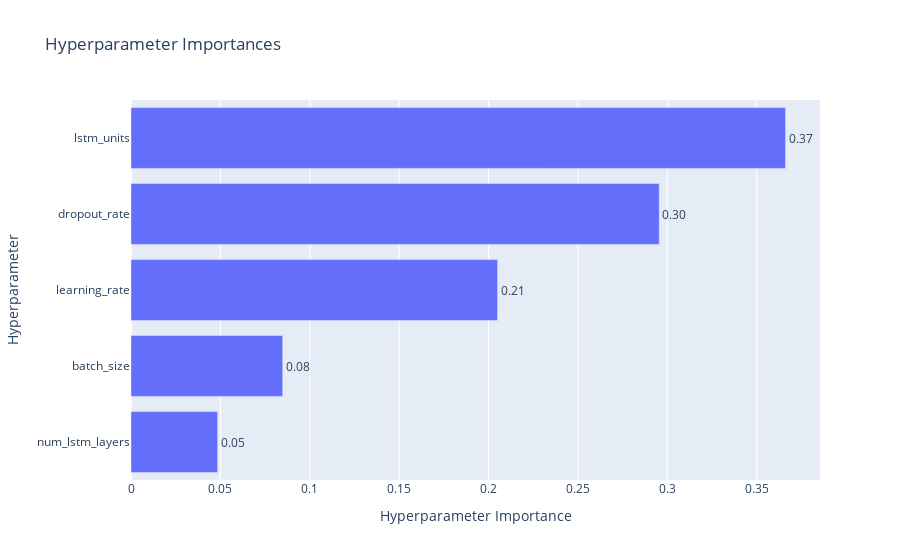
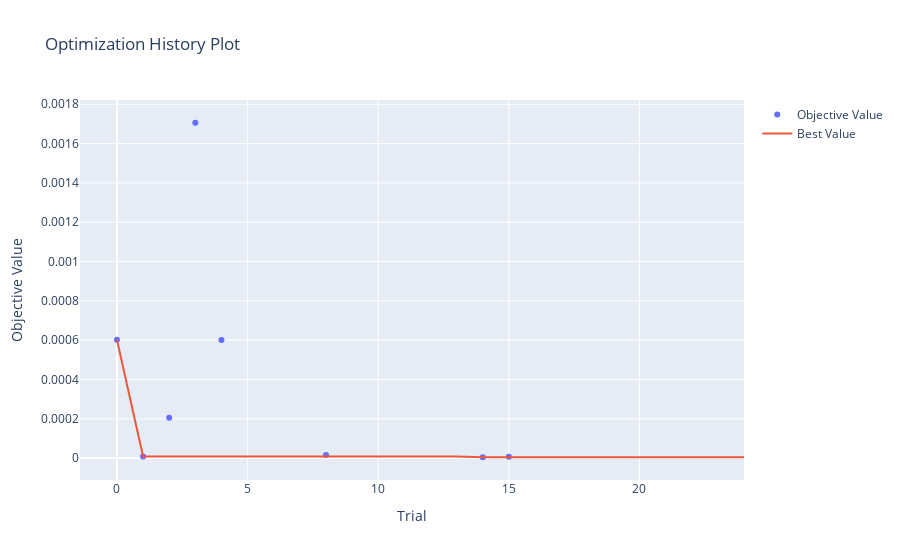
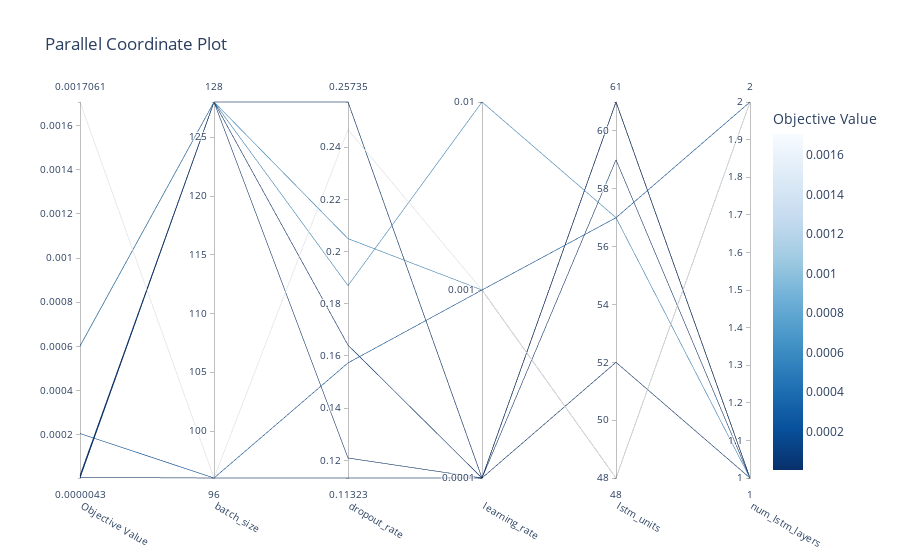

Notebook source saved alongside these figures, in order:
### Code cell
saving_path = os.path.join(RESULTS_PATH, "plots")
# Create the directory if it doesn't exist
os.makedirs(saving_path, exist_ok=True)

# Generate and optionally save visualizations
plot_and_save(study,plot_param_importances, "param_importances")
plot_and_save(study,plot_optimization_history, "optimization_history.png")
plot_and_save(study,plot_parallel_coordinate, "parallel_coordinates.png")

### Figure 1 — Plotly figure (JSON) as saved in the notebook; plotly's stock layout.template omitted (floating-point values rounded to 4 significant figures)
{"data": [{"cliponaxis": false, "hovertemplate": ["num_lstm_layers (IntDistribution): 0.04848514681774054<extra></extra>", "batch_size (IntDistribution): 0.08485724773777933<extra></extra>", "learning_rate (CategoricalDistribution): 0.20504849960365282<extra></extra>", "dropout_rate (FloatDistribution): 0.2954743908484824<extra></extra>", "lstm_units (IntDistribution): 0.3661347149923449<extra></extra>"], "name": "Objective Value", "orientation": "h", "text": ["0.05", "0.08", "0.21", "0.30", "0.37"], "textposition": "outside", "type": "bar", "x": [0.04849, 0.08486, 0.205, 0.2955, 0.3661], "y": ["num_lstm_layers", "batch_size", "learning_rate", "dropout_rate", "lstm_units"]}], "layout": {"title": {"text": "Hyperparameter Importances"}, "xaxis": {"title": {"text": "Hyperparameter Importance"}}, "yaxis": {"title": {"text": "Hyperparameter"}}}}

### Figure 2 — Plotly figure (JSON) as saved in the notebook; plotly's stock layout.template omitted (floating-point values rounded to 4 significant figures)
{"data": [{"mode": "markers", "name": "Objective Value", "type": "scatter", "x": [0, 1, 2, 3, 4, 8, 14, 15], "y": [0.0006019, 8.277e-06, 0.0002056, 0.001706, 0.0006008, 1.619e-05, 4.33e-06, 6.385e-06]}, {"mode": "lines", "name": "Best Value", "type": "scatter", "x": [0, 1, 2, 3, 4, 5, 6, 7, 8, 9, 10, 11, 12, 13, 14, 15, 16, 17, 18, 19, 20, 21, 22, 23, 24], "y": [0.0006019, 8.277e-06, 8.277e-06, 8.277e-06, 8.277e-06, 8.277e-06, 8.277e-06, 8.277e-06, 8.277e-06, 8.277e-06, 8.277e-06, 8.277e-06, 8.277e-06, 8.277e-06, 4.33e-06, 4.33e-06, 4.33e-06, 4.33e-06, 4.33e-06, 4.33e-06, 4.33e-06, 4.33e-06, 4.33e-06, 4.33e-06, 4.33e-06]}, {"marker": {"color": "#cccccc"}, "mode": "markers", "name": "Infeasible Trial", "showlegend": false, "type": "scatter", "x": [], "y": []}], "layout": {"title": {"text": "Optimization History Plot"}, "xaxis": {"title": {"text": "Trial"}}, "yaxis": {"title": {"text": "Objective Value"}}}}

### Figure 3 — Plotly figure (JSON) as saved in the notebook; plotly's stock layout.template omitted (floating-point values rounded to 4 significant figures)
{"data": [{"dimensions": [{"label": "Objective Value", "range": [4.33e-06, 0.001706], "values": [8.277e-06, 1.619e-05, 4.33e-06, 6.385e-06, 0.0006019, 0.0002056, 0.001706, 0.0006008]}, {"label": "batch_size", "range": [96, 128], "values": [128, 128, 128, 96, 128, 96, 96, 128]}, {"label": "dropout_rate", "range": [0.1132, 0.2573], "values": [0.2573, 0.1642, 0.1209, 0.1132, 0.205, 0.1573, 0.2467, 0.187]}, {"label": "learning_rate", "range": [0, 2], "ticktext": ["0.0001", "0.001", "0.01"], "tickvals": [0, 1, 2], "values": [0, 0, 0, 0, 1, 1, 1, 2]}, {"label": "lstm_units", "range": [48, 61], "values": [61, 59, 61, 52, 48, 57, 48, 57]}, {"label": "num_lstm_layers", "range": [1, 2], "values": [1, 1, 1, 1, 2, 2, 2, 1]}], "labelangle": 30, "labelside": "bottom", "line": {"color": [8.277e-06, 1.619e-05, 4.33e-06, 6.385e-06, 0.0006019, 0.0002056, 0.001706, 0.0006008], "colorbar": {"title": {"text": "Objective Value"}}, "colorscale": [[0, "rgb(247,251,255)"], [0.125, "rgb(222,235,247)"], [0.25, "rgb(198,219,239)"], [0.375, "rgb(158,202,225)"], [0.5, "rgb(107,174,214)"], [0.625, "rgb(66,146,198)"], [0.75, "rgb(33,113,181)"], [0.875, "rgb(8,81,156)"], [1, "rgb(8,48,107)"]], "reversescale": true, "showscale": true}, "type": "parcoords"}], "layout": {"title": {"text": "Parallel Coordinate Plot"}}}
